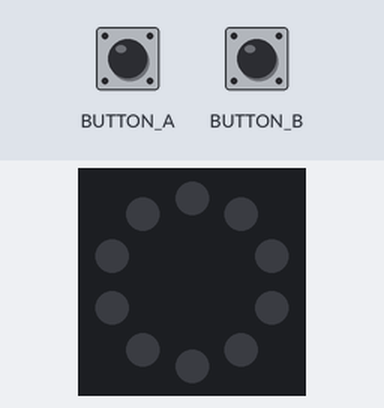
Simulated run of this program. Board: Circuit Playground running CircuitPython. Shown: the board's ring of 10 RGB LEDs (number 0 left of the top, counting anticlockwise). The inputs (shaded band) are chosen by the test bench. Dim RGB values are drawn brighter than linear.

Above: at 1.2 s.
1.3 s: button A pressed for 0.15 s
At 1.5 s:
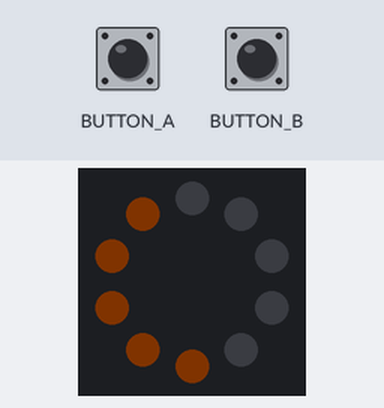
2.0 s: button B pressed for 0.15 s
At 2.2 s:
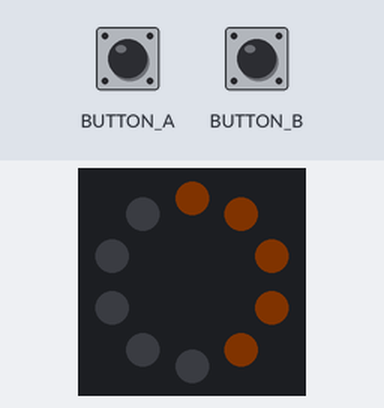
2.7 s: button B pressed for 1 s
5.2 s: button B pressed for 3.2 s
Timing chart, 0 to 8.2 s (numbered marks = the images above; inputs shaded):
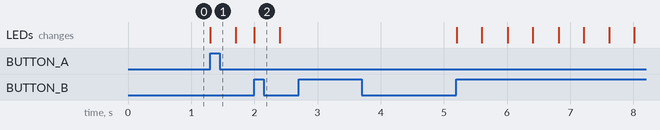

The program:

code.py
```python
import board
import digitalio
import neopixel
import time


AMBER = (255, 110, 0)
OFF = (0, 0, 0)
BLINK_DURATION = .4


class ButtonStatus():
    def __init__(self):
        self.pushed = False
        self.pushed_prev = False

    def update(self, currently_pushed: bool):
        self.pushed_prev = self.pushed
        self.pushed = currently_pushed

    def was_pushed(self):
        return self.pushed and not self.pushed_prev


class BlinkerStatus():
    def __init__(self):
        self.blink_duration = BLINK_DURATION

        self.enabled = False
        self.now = 0
        self.last_reset_time = 0

    def update(self, now: float):
        self.now = now

    def enable(self):
        self.enabled = True
        self.last_reset_time = self.now

    def disable(self):
        self.enabled = False

    def is_enabled(self):
        return self.enabled

    def on(self):
        if not self.enabled:
            return False

        time_since_last_reset = self.now - self.last_reset_time
        if time_since_last_reset < self.blink_duration:
            return True
        else:
            if time_since_last_reset > 2 * self.blink_duration:
                self.last_reset_time = now
            return False


# Hardware setup
leds = neopixel.NeoPixel(board.NEOPIXEL, 10, brightness=.02, auto_write=False)
left_button = digitalio.DigitalInOut(board.BUTTON_A)
right_button= digitalio.DigitalInOut(board.BUTTON_B)
left_button.switch_to_input(pull=digitalio.Pull.DOWN)
right_button.switch_to_input(pull=digitalio.Pull.DOWN)

left_blinker = BlinkerStatus()
right_blinker = BlinkerStatus()
left_button_status = ButtonStatus()
right_button_status = ButtonStatus()

while True:
    now = time.monotonic()
    left_blinker.update(now)
    right_blinker.update(now)
    left_button_status.update(left_button.value)
    right_button_status.update(right_button.value)

    if left_button_status.was_pushed() and right_button_status.was_pushed():
        left_blinker.disable()
        right_blinker.disable()
    elif left_button_status.was_pushed():
        if left_blinker.is_enabled():
            left_blinker.disable()
        else:
            left_blinker.enable()
            right_blinker.disable()
    elif right_button_status.was_pushed():
        if right_blinker.is_enabled():
            right_blinker.disable()
        else:
            right_blinker.enable()
            left_blinker.disable()

    if left_blinker.on():
        leds[0:5] = [AMBER] * 5
    else:
        leds[0:5] = [OFF] * 5
    if right_blinker.on():
        leds[5:10] = [AMBER] * 5
    else:
        leds[5:10] = [OFF] * 5
    leds.show()
```

Measured:
- after the input at 1.3 s, the LEDs: change at once (image 1)
- after the input at 2.0 s, the LEDs: change at once (image 2)
- after the input at 2.7 s, every drawn part: stays the same
